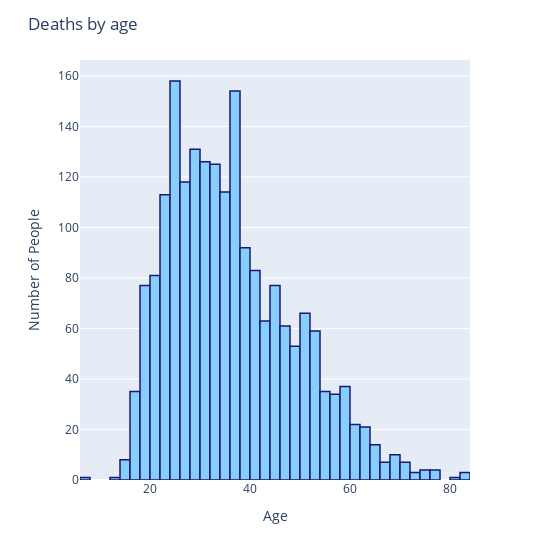

Notebook code for this chart:
### Markdown cell above
#### Age of the people killed:

As shown in the histogram bellow, suspect from all ages were shot by police but we can clearly see that ages from 22 to 37 are the ones with more cases, overcoming 100 cases per age value

### Code cell
age_distribution(df=kill_and_social)

### Figure 1 — Plotly figure (JSON) as saved in the notebook; plotly's stock layout.template omitted (floating-point values rounded to 4 significant figures; data arrays with more than 128 entries replaced by an {"elided": "..."} marker saying what was removed)
{"data": [{"alignmentgroup": "True", "bingroup": "x", "hovertemplate": "variable=Age<br>value=%{x}<br>count=%{y}<extra></extra>", "legendgroup": "Age", "marker": {"color": "lightskyblue", "line": {"color": "midnightblue", "width": 1.5}}, "name": "Age", "offsetgroup": "Age", "orientation": "v", "showlegend": true, "type": "histogram", "x": {"elided": "1998 float values"}, "xaxis": "x", "yaxis": "y"}], "layout": {"barmode": "relative", "legend": {"title": {"text": "variable"}, "tracegroupgap": 0}, "margin": {"t": 60}, "showlegend": false, "title": {"text": "Deaths by age"}, "width": 550, "xaxis": {"anchor": "y", "domain": [0, 1], "title": {"text": "Age"}}, "yaxis": {"anchor": "x", "domain": [0, 1], "title": {"text": "Number of People"}}}}
